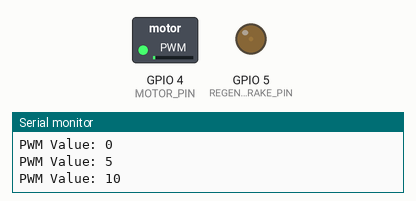
This sketch was run on a simulated ESP32. Shown: switched loads named in the sketch (green lamp = pin HIGH), output pins drawn as LEDs (lit = HIGH), the last lines printed to the serial monitor.

Above: at 1.05 s.
At 1.5 s:
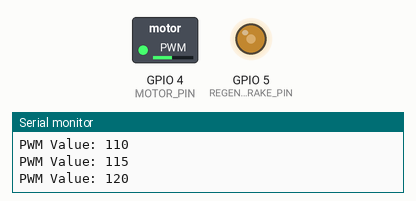
At 1.95 s:
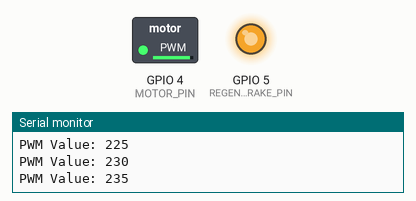
At 2.8 s:
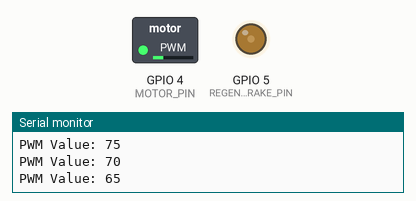
Timing chart, 0 to 5.7 s (numbered marks = the images above):
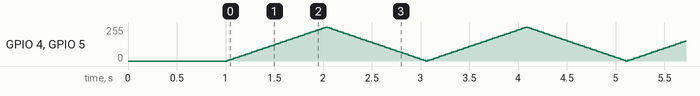

The sketch:

Motor_controller.ino
```cpp
#include <Arduino.h>

// --- Pin Definitions ---
#define MOTOR_PIN GPIO_NUM_4
#define REGEN_BRAKE_PIN GPIO_NUM_5

// --- PWM Properties ---
const int freq = 5000;         // PWM frequency in Hz
const int resolution = 8;      // 8-bit resolution (0–255)
const int maxPWM = 255;        // Max duty cycle for 5V output
const int stepSize = 5;        // Step increment
const int stepDelay = 20;      // Delay between steps in ms

int pwmValue = 0;
bool rampUp = true;

void setup() {
  Serial.begin(115200);
  delay(1000);
  Serial.println("PWM ramp test starting...");

  // Attach PWM channels to pins
  ledcAttach(MOTOR_PIN, freq, resolution);
  ledcAttach(REGEN_BRAKE_PIN, freq, resolution);
}

void loop() {
  // Apply PWM to both pins
  ledcWrite(MOTOR_PIN, pwmValue);
  ledcWrite(REGEN_BRAKE_PIN, pwmValue);

  // Print debug info
  Serial.print("PWM Value: ");
  Serial.println(pwmValue);

  // Ramp logic
  if (rampUp) {
    pwmValue += stepSize;
    if (pwmValue >= maxPWM) {
      pwmValue = maxPWM;
      rampUp = false;
    }
  } else {
    pwmValue -= stepSize;
    if (pwmValue <= 0) {
      pwmValue = 0;
      rampUp = true;
    }
  }

  delay(stepDelay);
}
```
